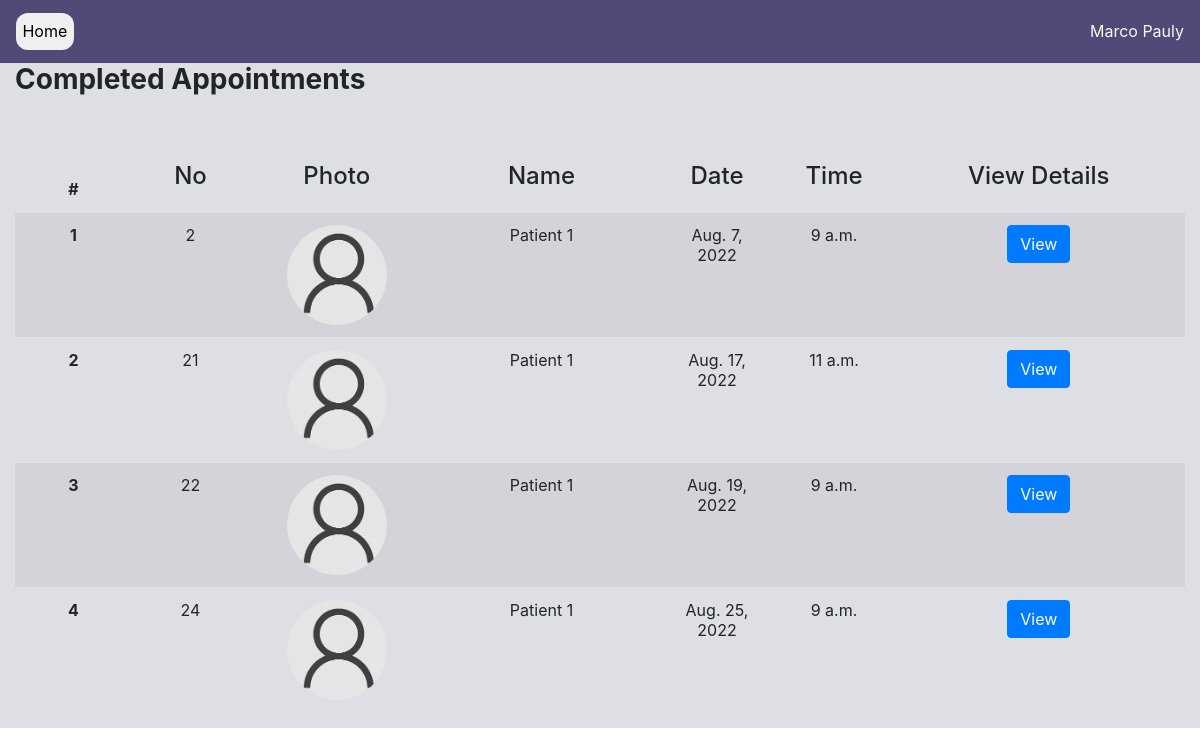
Before: /doctor/completed-appointments (signed in) with the older database file.
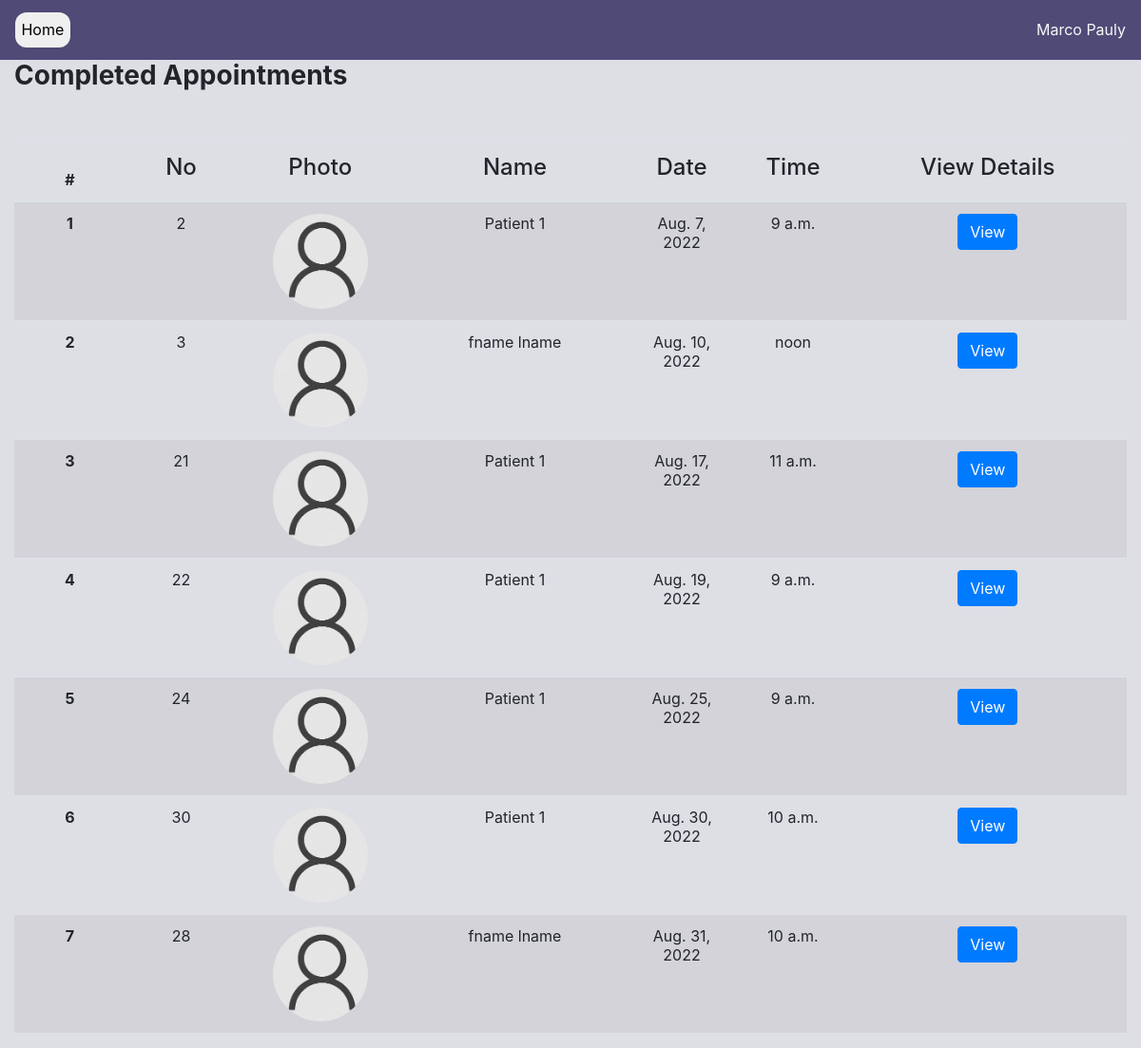
After: the same page with the newer database file.
### accounts/models.py (models this page shows, shortened)
class User(AbstractUser):
    DOCTOR = 'D'
    PATIENT = 'P'
    USER_TYPES = [
        (DOCTOR, 'Doctor'),
        (PATIENT, 'Patient'),
    ]
    MALE = 'M'
    FEMALE = 'F'
    OTHER = 'O'
    PREFER_NOT_TO_SAY = 'N'
    GENDER = [
        (MALE, 'Male'),
        (FEMALE, 'Female'),
        (OTHER, 'Other'),
        (PREFER_NOT_TO_SAY, 'Prefer not to say')
    ]
    class Meta:
        db_table = 'user'
    user_type = models.CharField(choices=USER_TYPES, max_length=1, default=PATIENT)
    gender = models.CharField(choices=GENDER,  max_length=1, default=PREFER_NOT_TO_SAY)
    phone = PhoneNumberField(null=True, blank=True)
    def is_doctor(self):
        if self.user_type == 'D':
            return True
        return False

### appointment/models.py (models this page shows, shortened)
class Appointment(models.Model):
    TIME_SLOT = [
    (1, '9:00-10:00'),
    (2, '10:00-11:00'),
    (3, '11:00-12:00'),
    (4, '13:00-14:00'),
    ]
    doctor = models.ForeignKey(User,on_delete=models.CASCADE, limit_choices_to={'user_type': 'D'}, related_name='doctor')
    patient = models.ForeignKey(User,on_delete=models.CASCADE, limit_choices_to={'user_type': 'P'})
    date =  models.DateField()
    start_time = models.TimeField(null=True)
    end_time = models.TimeField(null=True)
    reason = models.TextField()
    status = models.BooleanField(default=False)
    class Meta:
        db_table = 'appointment'
        constraints = [
            models.UniqueConstraint(fields=['patient', 'doctor', 'date'], name='unique_booking')
        ]
        ordering = ['date', 'start_time']

### profiles/models.py (models this page shows, shortened)
class PatientProfile(models.Model):
    BLOOD_GROUPS = [
        ('O-', 'O-'),
        ('O+', 'O+'),
        ('A-', 'A-'),
        ('A+', 'A+'),
        ('B-', 'B-'),
        ('B+', 'B+'),
        ('AB-', 'AB-'),
        ('AB+', 'AB+'),
    ]
    class Meta:
        db_table = 'patient_profile'
    user = models.OneToOneField(
        User, on_delete=models.CASCADE, #profile deleted then patient deleted since one to one field
        primary_key=True, limit_choices_to={'user_type': 'P'},
        related_name='patprofile', #* related_name is used to give alternate name to the reverse relationship
        )
    profile_pic = models.ImageField(upload_to='images/profiles/patients', null=True, blank=True) #TODO Change directory to /images/patient/username
    dob = models.DateField(blank=True, null=True) #TODO -remove blank=True, null=True
    blood_group = models.CharField(max_length=3, choices=BLOOD_GROUPS)
    allergies = models.TextField(blank=True, null=True)

### appointment/views.py (the view)
# urls.py: path('doctor/completed-appointments', views.pending_appointments, {'status': True}, name='completed-appointment'),#* More info : https://django-book.readthedocs.io/en/latest/chapter08.html#passing-ext
def pending_appointments(request, status):
    context = {}
    user = request.user
    if not user.is_doctor():
        return HttpResponse("NOT ALLOWED")
    appointments = Appointment.objects.filter(doctor=user, status=status)
    context = {'appointments':appointments, 'status':status} #* Status passed in to change heading of page (Completed/Pending)
    return render(request, 'pending-appointment.html', context=context)

### PMS/context_processors.py (called while the page is built)
def get_departments(request):
    departments = Department.objects.all()
    return {'departments': departments}

def get_time_slots(request):
    time_slot = Appointment.TIME_SLOT
    return {"time_slot": time_slot}

### appointment/templates/pending-appointment.html (shortened to what this page needs)
{% load static %}
{% load bootstrap4 %}
<!DOCTYPE html>
<html>
    <head>
        <link rel="stylesheet" href="https://cdn.jsdelivr.net/npm/bootstrap@4.0.0/dist/css/bootstrap.min.css">
    </head>
    <body>
        {% include 'navbar-simple.html' %}
        <section style="height: auto;">
            <div class="container-fluid">
                <div class="row " style="background-color: #8889a347;">
                    {% if status %}
                    <div class="col-md-12" style="align-items: center;"><h3><b>Completed Appointments</b></h3></div>
                    {% else %}
                    <div class="col-md-12" style="align-items: center;"><h3><b>Pending Appointments</b></h3></div>
                    {% endif %}
                <br>
                <br>
                <br>
                    <div class="col-md-12 col-12" style="align-items: center;">
                        <table class="table table-striped">
                            <thead>
                              <tr>
                                <th scope="col" width="10%">#</th>
                                <th scope="col"  width="10%"><h4>No</h4></th>
                                <th scope="col" width="15%"><h4>Photo</h4></th>
                                <th scope="col" width="20%"><h4>Name</h4></th>
                                <th scope="col" width="10%"><h4>Date</h4></th>
                                <th scope="col" width="10%"><h4>Time</h4></th>
                                <th scope="col"><h4>View Details</h4></th>
                              </tr>
                            </thead>
                            <tbody>
{% for appointment in appointments %}
                                <tr>
                                    <th scope="row">{{forloop.counter}}</th>
                                    <td>{{appointment.id}}</td>
                                    <td>
                                        {%if appointment.patient.patprofile.profile_pic %}
                                            <img src="{{appointment.patient.patprofile.profile_pic.url}}" class="photo">
                                        {% else %}
                                            <img src="{% static 'images/default_pic.jpg' %}" class="photo">
                                        {% endif %}
                                    </td>
                                    <td>{{appointment.patient.get_full_name}}</td>
                                    <td>{{appointment.date}}</td>
                                    <td>{{appointment.start_time}}</td>
                                    <td>
                                        {% if status %}
                                            <form action="{% url 'appointment:past-prescription' %}" method="post">
                                                <button class="btn btn-primary" type="submit" name="app_id" value={{appointment.id}}>View</button>
                                            </form>
                                        {% else %}
                                            <form action="{% url 'appointment:view-appointment' %}" method="post">
                                                {% csrf_token %}
                                                <button class="btn btn-primary" type="submit" name="id" value={{appointment.id}}>View</button>
                                            </form>
                                        {% endif %}
                                    </td>
                                </tr>
{% endfor %}
                            </tbody>
                          </table>
                    </div>
                </div>
            </div>
        </section>
    </body>
</html>

### templates/navbar-simple.html (shortened to what this page needs)
<nav class="navbar navbar-expand-lg bg-dark">
    <a class="navbar-brand" href="{% url 'accounts:home'%}">
      <button class="button">Home</button>
    </a>
        <ul class="navbar-nav ml-auto">
            <li class="nav-item">
                <p class="text-light mb-0">{{user.get_full_name}}</p>
            </li>
        </ul>
</nav>

### templates/navbar-simple.html (style rules this page uses)
.bg-dark { background-color: #4c4774fa !important; }
.button { border-radius: 12px; border: 2px; font-size: 1rem; padding: 0.4rem; }

### appointment/templates/pending-appointment.html (style rules this page uses)
table { margin-top: 14px; }
th, td { text-align: center; }
.photo { width: 100px; border-radius: 50%; }

Changed rows visible on the page:
now on this page (row edited): Appointment: id "3", patient.get_full_name "fname lname", date "Aug. 10, 2022", start_time "noon"
added Appointment: id "30", patient.patprofile.profile_pic (placeholder picture), patient.get_full_name "Patient 1", date "Aug. 30, 2022", start_time "10 a.m."
added Appointment: id "28", patient.get_full_name "fname lname", date "Aug. 31, 2022", start_time "10 a.m."
